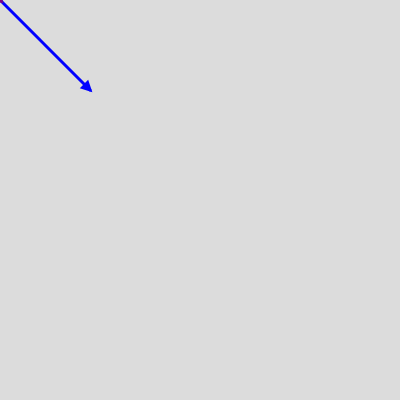
Frame 1 (no input)
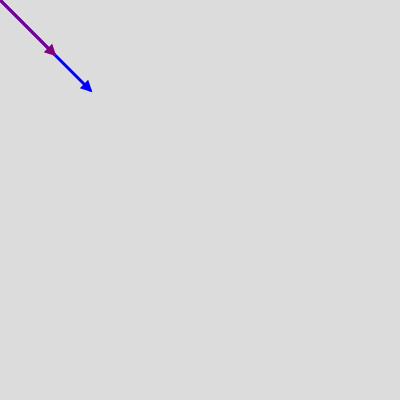
Frame 60 (no input)
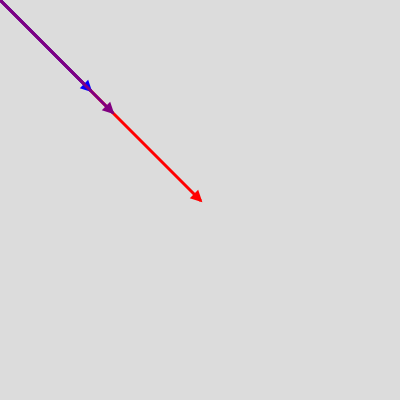
Frame 120 (the mouse pressed at the canvas centre since frame 60)

The p5.js sketch that drew these frames (run headless with seeded random() and noise() and a simulated clock; from frame 60 on, the mouse is pressed at the canvas centre):

// p5.js sketch
// ── sketch.js
// example src: https://p5js.org/reference/#/p5.Vector/lerp

let step = 0.01;
let amount = 0;


function setup() {
  createCanvas(400, 400);
}

function draw() {
  background(220);

  let v0 = createVector(0, 0);

  let v1 = createVector(mouseX, mouseY);
  drawArrow(v0, v1, 'red');

  let v2 = createVector(90, 90);
  drawArrow(v0, v2, 'blue');

  if (amount > 1 || amount < 0) {
    step *= -1;
  }
  amount += step;
  let v3 = p5.Vector.lerp(v1, v2, amount);

  drawArrow(v0, v3, 'purple');
}

// draw an arrow for a vector at a given base position
function drawArrow(base, vec, myColor) {
  push();
  stroke(myColor);
  strokeWeight(3);
  fill(myColor);
  translate(base.x, base.y);
  line(0, 0, vec.x, vec.y);
  rotate(vec.heading());
  let arrowSize = 7;
  translate(vec.mag() - arrowSize, 0);
  triangle(0, arrowSize / 2, 0, -arrowSize / 2, arrowSize, 0);
  pop();
}
